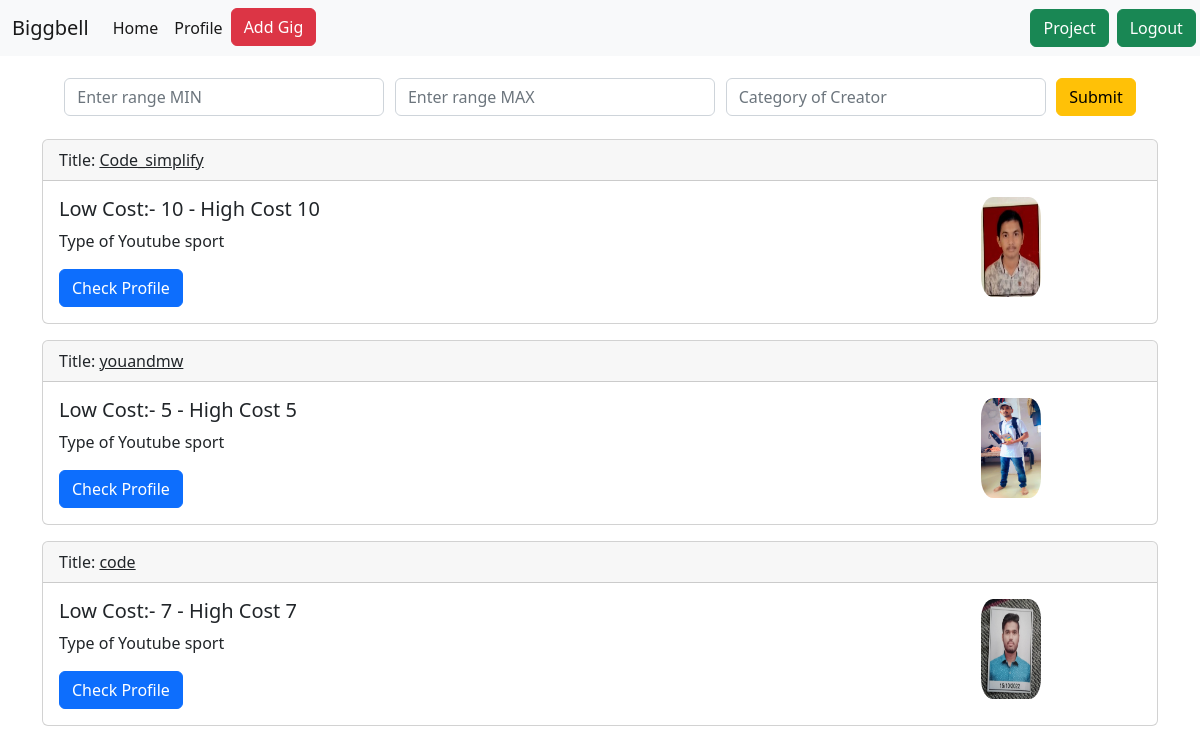
Page /brand-dashboard/ (signed in) on the committed database.
### userauth/models.py (models this page shows, shortened)
class Creator(models.Model):
    person = models.OneToOneField(
        MyUser, related_name="creators", on_delete=models.CASCADE)
    profile_img = models.ImageField(upload_to='creator_profile', height_field=None, width_field=None, max_length=None)
    youtube_name =models.CharField(max_length=150,blank=True)
    instagram_name =models.CharField(max_length=150,blank=True)
    email_code = models.CharField(max_length=400)
    youtube_link =  models.URLField(max_length = 200)
    instagram_link =  models.URLField(max_length = 200)
    linkedin_link = models.URLField(max_length=200)
    type_of_youtube = models.CharField(max_length=250)
    youtube_subscriber = models.IntegerField(default=0, blank=True, null=True)
    instagram_followers = models.IntegerField(default=0, blank=True, null=True)
    low_Budget = models.IntegerField(default=0, blank=True, null=True)
    high_Budget = models.IntegerField(default=0, blank=True, null=True)

### brands/views.py (the view, shortened to what this page needs)
# urls.py: path('brand-dashboard/', brand_dashboard,name='brand_dashboard'),
@login_required(login_url='login_user')
def brand_dashboard(request):
    context = {}
    context['creators'] = Creator.objects.all()
    return render(request,'brands/brand_dashboard.html',context)

### brands/templates/brands/brand_dashboard.html (shortened to what this page needs)
{% extends 'brands/base.html' %}
{% load static %}
{% block main_contains %}
    {% include 'brands/navbar.html' %}
    <div class="container">
        <div class="filter-div " style="margin:2%">
            <form action="./" method="post" class="d-flex" >
                <input type="number" name="min_value"   class="form-control" placeholder="Enter range MIN">
                <input type="number" name="max_value" style="margin-left:1%" class="form-control"  placeholder="Enter range MAX">
                <input type="text" name="catergory" style="margin-left:1%" class="form-control"  placeholder="Category of Creator">
                <input type="submit" style="margin-left:1%" class="btn btn-warning" text="sumbit">
            </form>
        </div>
        {% if creators %}
        {% for creator in creators %}
        <div class="card mt-3">
                    <div class="card-header" >
                        Title: <span style="text-decoration-line: underline;">{{creator.youtube_name}}</span>
                    </div>
                    <div class="card-body">
                        <div class="row justify-content-start">
                            <div class="col-10">
                                <h5 class="card-title">Low Cost:- {{creator.low_Budget}} - High Cost {{creator.low_Budget}}</h5>
                                <p class="card-text">Type of Youtube {{creator.type_of_youtube}}</p>
                                <a href="{% url 'creator_profile_for_brand' creator.id %}" class="btn btn-primary">Check Profile</a>
                            </div>
                            <div class="col-2">
                                <img src="{{creator.profile_img.url}}" alt="" width="60" height="100" style="border-radius: 20%;">
                            </div>
                        </div>
                    </div>
                </div>
                {% endfor %}
            {% else %}
                    <h2 style="margin-left:45%">No Data</h2>
            {% endif %}
    </div>
{% endblock main_contains %}

### brands/templates/brands/base.html (shortened to what this page needs)
<!doctype html>
<html lang="en">
  <head>
    <link href="https://cdn.jsdelivr.net/npm/bootstrap@5.2.3/dist/css/bootstrap.min.css" rel="stylesheet">
  </head>
  <body>
    {% block main_contains %}
    {% endblock main_contains %}
  </body>
</html>

### brands/templates/brands/navbar.html (shortened to what this page needs)
<nav class="navbar navbar-expand-lg bg-light">
  <div class="container-fluid">
    <a class="navbar-brand" href="#">Biggbell</a>
    <div class="collapse navbar-collapse" id="navbarSupportedContent">
      <ul class="navbar-nav me-auto mb-2 mb-lg-0">
        <li class="nav-item">
          <a class="nav-link active" aria-current="page" href="/">Home</a>
        </li>
        <li class="nav-item">
          <a class="nav-link active" href="{% url 'brands_profile' %}">Profile</a>
        </li>
        <li class="nav-item">
          <a class=" btn btn-danger" href="{% url 'post_a_project' %}">Add Gig</a>
        </li>
      </ul>
      <div class="d-flex ">
        <a class="btn btn-success" style="margin-right:5%" href="{% url 'project_list' %}">Project</a>
        <a class="btn btn-success" href="{% url 'user_logout' %}">Logout</a>
    </div>
    </div>
  </div>
</nav>

### brands/templates/brands/base.html (style rules this page uses)
* { margin:0%; padding:0%; }

### rows in the picture
Creator: youtube_name "Code_simplify", low_Budget "10", type_of_youtube "sport", profile_img (picture)
Creator: youtube_name "youandmw", low_Budget "5", type_of_youtube "sport", profile_img (picture)
Creator: youtube_name "code", low_Budget "7", type_of_youtube "sport", profile_img (picture)
